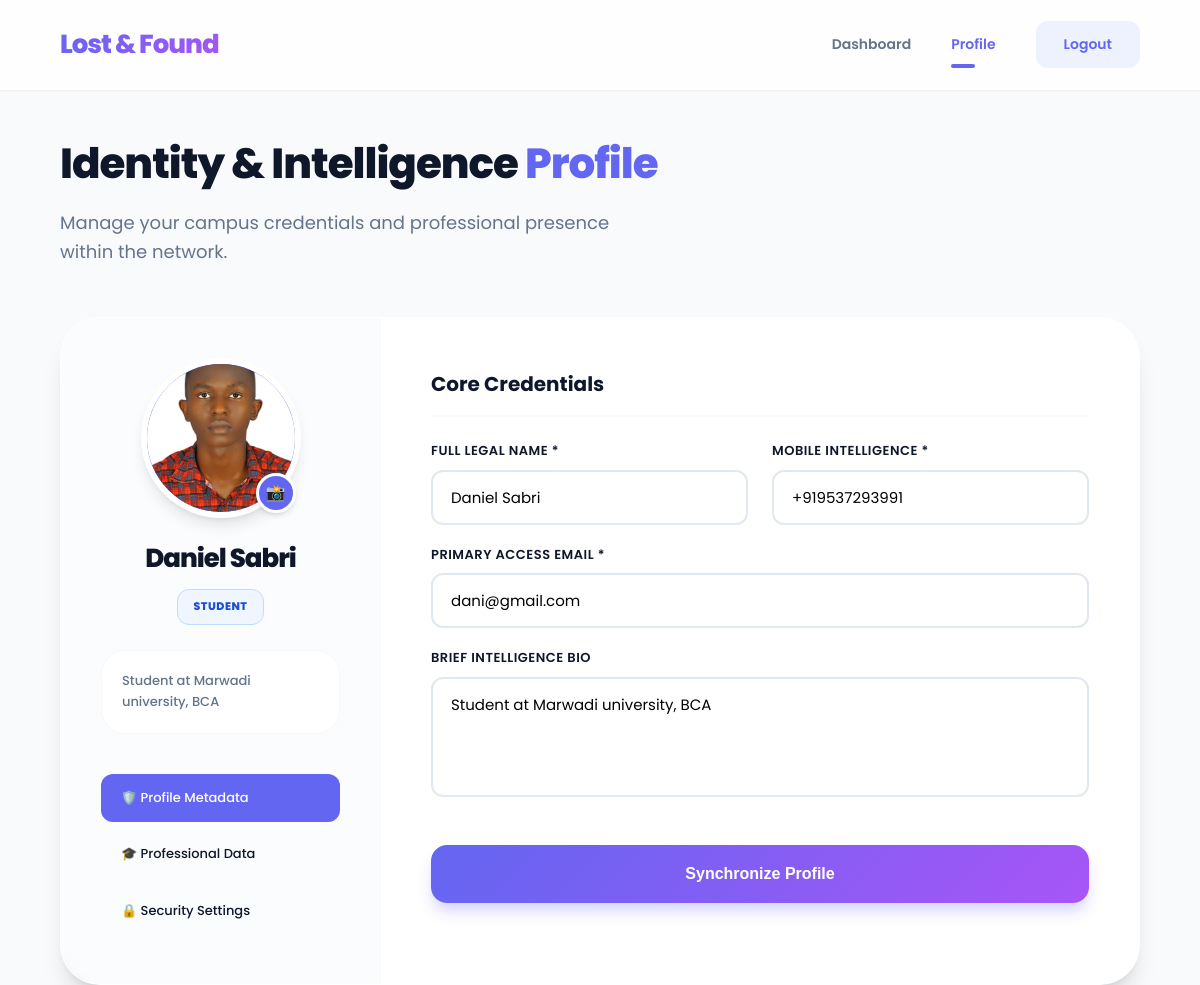
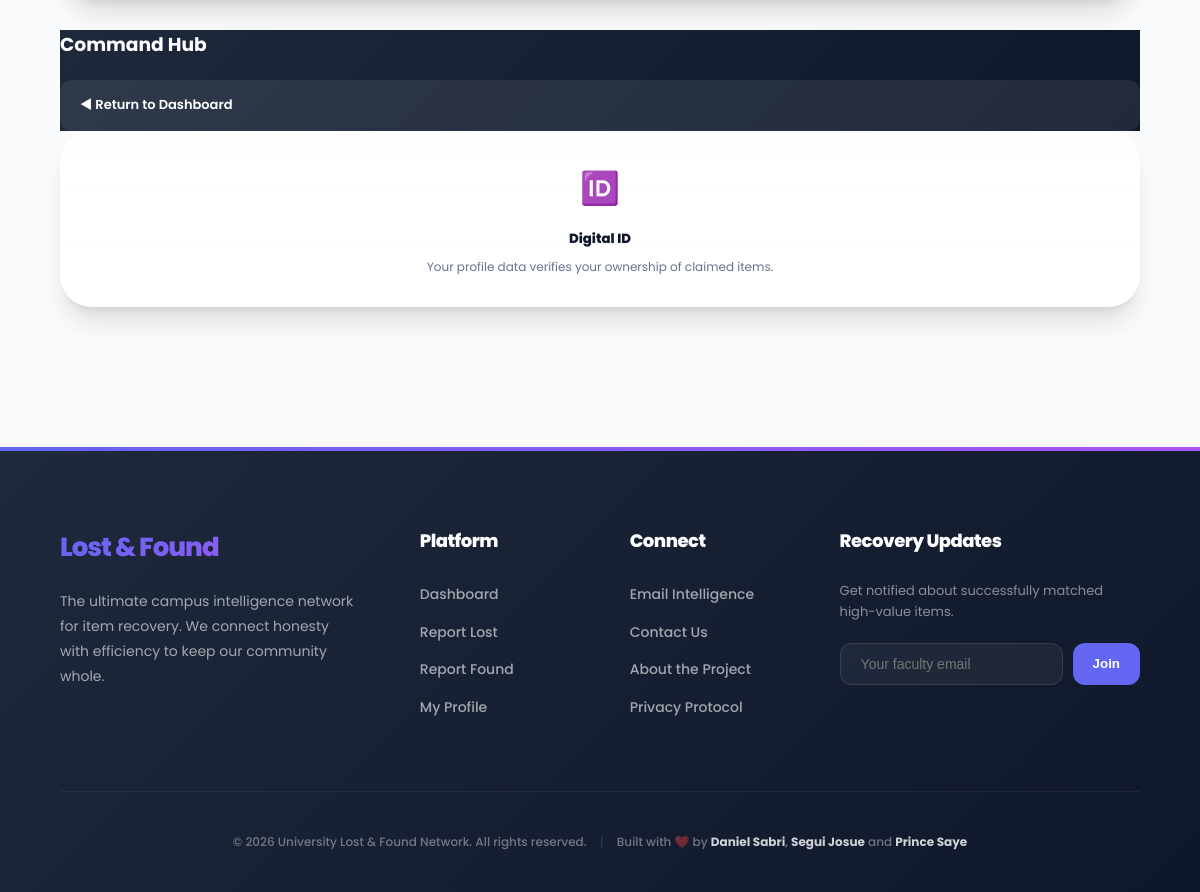
/user/profile.php (signed in), run on the app's committed database (2 pictures, top to bottom).
### tables this page shows
CREATE TABLE `users` (
  `id` int(11) NOT NULL,
  `name` varchar(100) NOT NULL,
  `email` varchar(150) NOT NULL,
  `password` varchar(255) NOT NULL,
  `role` enum('student','staff','admin') NOT NULL DEFAULT 'student',
  `status` enum('active','suspended') DEFAULT 'active',
  `created_at` timestamp NOT NULL DEFAULT current_timestamp(),
  `profile_pic` varchar(255) DEFAULT NULL,
  `phone` varchar(20) DEFAULT NULL,
  `bio` text DEFAULT NULL,
  `department` varchar(100) DEFAULT NULL,
  `social_links` text DEFAULT NULL
);

### user/profile.php (the view, shortened to what this page needs)
<?php
require_once __DIR__ . '/../includes/init.php';
$user_id = $_SESSION['user_id'];
$stmt = $pdo->prepare("SELECT * FROM users WHERE id = ?");
$stmt->execute([$user_id]);
$user = $stmt->fetch();
?>
<!DOCTYPE html>
<html lang="en">
<head>
<link href="<?= BASE_URL ?>/assets/css/theme.css" rel="stylesheet">
</head>
<body>
<nav class="top-nav">
    <div class="nav-brand">
        <span style="color: var(--color-primary);">Lost & Found</span>
    </div>
    <div class="nav-links">
        <a href="<?= BASE_URL ?>/<?= $_SESSION['user_role'] === 'admin' ? 'admin/dashboard.php' : 'user/dashboard.php' ?>">Dashboard</a>
        <a href="<?= BASE_URL ?>/user/profile.php" class="active">Profile</a>
        <a href="<?= BASE_URL ?>/auth/logout.php" class="btn-logout">Logout</a>
    </div>
</nav>
<div class="container">
    <div class="page-intro">
        <h1>Identity & Intelligence <span style="color: var(--color-primary);">Profile</span></h1>
        <p>Manage your campus credentials and professional presence within the network.</p>
    </div>
    <div class="dashboard-layout">
        <main>
            <div class="profile-card" style="box-shadow: var(--shadow-xl); border-radius: var(--radius-3xl); overflow: hidden; border: 1px solid rgba(255,255,255,0.7); min-height: auto;">
                <div class="profile-sidebar" style="background: rgba(248, 250, 252, 0.5); backdrop-filter: blur(5px);">
                    <div class="avatar-wrapper">
                        <?php if ($user['profile_pic']): ?>
                            <img id="avatar-img" src="<?= BASE_URL ?>/uploads/profiles/<?= $user['profile_pic'] ?>" class="avatar-preview" style="border: 6px solid #fff; box-shadow: var(--shadow-lg);">
                        <?php else: ?>
                            <div class="avatar-preview" style="background: var(--grad-primary); border: 6px solid #fff; box-shadow: var(--shadow-lg);"><?= strtoupper(substr($user['name'],0,1)) ?></div>
                        <?php endif; ?>
                        <form id="pic-form" method="POST" enctype="multipart/form-data">
                            <label class="upload-btn" style="background: var(--color-primary); box-shadow: var(--shadow-md);">
                                📸
                            </label>
                        </form>
                    </div>
                    <h2 style="font-size: 26px; font-weight: 800; letter-spacing: -1px; color: var(--color-text-main);"><?= htmlspecialchars($user['name']) ?></h2>
                    <div class="badge status-matched" style="margin-top: 10px; font-weight: 800;"><?= strtoupper($user['role']) ?></div>
                    <div style="margin-top: 25px; background: #fff; padding: 20px; border-radius: var(--radius-xl); border: 1px solid rgba(0,0,0,0.03); text-align: left;">
                        <p style="color: var(--color-text-muted); font-size: 13px; line-height: 1.6; font-weight: 500;">
                            <?= !empty($user['bio']) ? htmlspecialchars($user['bio']) : 'No bio added yet. Tell the campus about your role and expertise.' ?>
                        </p>
                    </div>
                    <div class="profile-nav">
                        <div class="profile-nav-item active" onclick="showSection('personal')" style="font-size: 13px;">🛡️ Profile Metadata</div>
                        <div class="profile-nav-item" onclick="showSection('professional')" style="font-size: 13px;">🎓 Professional Data</div>
                        <div class="profile-nav-item" onclick="showSection('security')" style="font-size: 13px;">🔒 Security Settings</div>
                    </div>
                </div>
                <div class="profile-main" style="background: #fff;">
                    <form method="POST" id="section-personal" class="profile-section">
                        <div class="form-section">
                            <h3>Core Credentials</h3>
                            <div class="grid-2">
                                <div class="form-group">
                                    <label>Full Legal Name *</label>
                                    <input type="text" name="name" class="form-control" value="<?= htmlspecialchars($user['name']) ?>" required>
                                </div>
                                <div class="form-group">
                                    <label>Mobile Intelligence *</label>
                                    <input type="text" name="phone" class="form-control" value="<?= htmlspecialchars($user['phone']) ?>" placeholder="+1 234 567 890">
                                </div>
                            </div>
                            <div class="form-group">
                                <label>Primary Access Email *</label>
                                <input type="email" name="email" class="form-control" value="<?= htmlspecialchars($user['email']) ?>" required>
                            </div>
                            <div class="form-group">
                                <label>Brief Intelligence Bio</label>
                                <textarea name="bio" class="form-control" placeholder="Write a short bio..."><?= htmlspecialchars($user['bio'] ?? '') ?></textarea>
                            </div>
                        </div>
                        <button type="submit" class="btn-primary" style="width: 100%; padding: 20px;">Synchronize Profile</button>
                    </form>
                </div>
            </div>
        </main>
        <aside>
            <div class="sidebar-block" style="background: var(--grad-dark); border: none; color: #fff;">
                <h3 style="color: #fff; margin-bottom: 20px;">Command Hub</h3>
                <div style="display: flex; flex-direction: column; gap: 12px;">
                    <a href="dashboard.php" style="background: rgba(255,255,255,0.08); padding: 15px 20px; border-radius: 12px; text-decoration: none; color: #fff; display: flex; align-items: center; justify-content: space-between;">
                        <span style="font-weight: 600; font-size: 13px;">◄ Return to Dashboard</span>
                    </a>
                </div>
            </div>
            <div class="glass-card" style="padding: 30px; text-align: center;">
                <span style="font-size: 32px;">🆔</span>
                <h5 style="margin-top: 15px; font-weight: 800;">Digital ID</h5>
                <p style="font-size: 12px; color: var(--color-text-muted); margin-top: 8px;">Your profile data verifies your ownership of claimed items.</p>
            </div>
        </aside>
    </div>
</div>
<?php require_once __DIR__ . '/../includes/footer.php'; ?>
</body>
</html>

### assets/css/theme.css (style rules this page uses)
:root { --color-primary: #6366f1; --color-primary-dark: #4f46e5; --color-primary-light: #eef2ff; --color-secondary: #f43f5e; --color-success: #10b981; --color-warning: #f59e0b; --color-danger: #ef4444; --color-bg: #f8fafc; --color-white: #ffffff; --color-text-main: #0f172a; --color-text-muted: #64748b; --color-text-light: #94a3b8; --status-pending-bg: #fffbeb; --status-pending-text: #b45309; --status-matched-bg: #eff6ff; --status-matched-text: #1d4ed8; --status-returned-bg: #f0fdf4; --status-returned-text: #15803d; --status-closed-bg: #fef2f2; --status-closed-text: #b91c1c; --grad-primary: linear-gradient(135deg, #6366f1 0%, #a855f7 100%); --grad-surface: linear-gradient(180deg, rgba(255, 255, 255, 0.9) 0%, rgba(255, 255, 255, 1) 100%); --grad-dark: linear-gradient(135deg, #1e293b 0%, #0f172a 100%); --shadow-sm: 0 1px 2px 0 rgb(0 0 0 / 0.05); --shadow-md: 0 4px 6px -1px rgb(0 0 0 / 0.1), 0 2px 4px -2px rgb(0 0 0 / 0.1); --shadow-lg: 0 10px 15px -3px rgb(0 0 0 / 0.1), 0 4px 6px -4px rgb(0 0 0 / 0.1); --shadow-xl: 0 20px 25px -5px rgb(0 0 0 / 0.1), 0 8px 10px -6px rgb(0 0 0 / 0.1); --shadow-primary: 0 10px 15px -3px rgba(99, 102, 241, 0.3); --radius-full: 9999px; --radius-3xl: 40px; --radius-2xl: 32px; --radius-xl: 24px; --radius-lg: 16px; --radius-md: 12px; }
* { box-sizing: border-box; margin: 0; padding: 0; }
body { background-color: var(--color-bg); color: var(--color-text-main); font-family: 'Poppins', system-ui, -apple-system, sans-serif; line-height: 1.6; overflow-x: hidden; -webkit-font-smoothing: antialiased; }
a { transition: all 0.2s ease; text-decoration: none; }
.top-nav { background: rgba(255, 255, 255, 0.8); backdrop-filter: blur(12px); -webkit-backdrop-filter: blur(12px); height: 90px; display: flex; align-items: center; justify-content: space-between; padding: 0 60px; position: sticky; top: 0; z-index: 1000; border-bottom: 1px solid rgba(255, 255, 255, 0.3); box-shadow: var(--shadow-sm); }
.nav-brand { font-size: 26px; font-weight: 800; background: var(--grad-primary); -webkit-background-clip: text; -webkit-text-fill-color: transparent; background-clip: text; letter-spacing: -1px; }
.nav-links { display: flex; gap: 40px; align-items: center; }
.nav-links a { color: var(--color-text-muted); font-weight: 600; font-size: 14px; padding: 8px 0; transition: 0.3s; position: relative; }
.nav-links a:hover, .nav-links a.active { color: var(--color-primary); }
.nav-links a.active::after { content: ''; position: absolute; bottom: -4px; left: 0; width: 24px; height: 4px; background: var(--color-primary); border-radius: var(--radius-full); }
.btn-logout { padding: 12px 28px !important; background: var(--color-primary-light); color: var(--color-primary) !important; border-radius: var(--radius-md); font-weight: 700; }
.container { max-width: 1400px; margin: 0 auto; padding: 40px 60px; }
.page-intro { margin-bottom: 50px; }
.page-intro h1 { font-size: 42px; font-weight: 800; color: var(--color-text-main); margin-bottom: 12px; letter-spacing: -1px; }
.page-intro p { font-size: 18px; color: var(--color-text-muted); max-width: 600px; }
.glass-card { background: var(--grad-surface); border: 1px solid rgba(255, 255, 255, 0.7); border-radius: var(--radius-2xl); box-shadow: var(--shadow-xl); padding: 50px; }
.badge { padding: 8px 16px; border-radius: var(--radius-md); font-size: 11px; font-weight: 800; text-transform: uppercase; letter-spacing: 0.5px; display: inline-flex; align-items: center; gap: 6px; }
.status-matched { background: var(--status-matched-bg); color: var(--status-matched-text); border: 1px solid #bfdbfe; }
.btn-primary { background: var(--grad-primary); color: #fff; border: none; padding: 18px 40px; border-radius: var(--radius-lg); font-weight: 700; font-size: 16px; cursor: pointer; transition: 0.3s cubic-bezier(0.175, 0.885, 0.32, 1.275); box-shadow: var(--shadow-primary); }
.form-input, .form-control { width: 100%; padding: 18px 24px; border: 2px solid #e2e8f0; border-radius: var(--radius-lg); font-family: inherit; font-size: 16px; transition: 0.3s; background: #fdfdff; }

### data on the page
users: profile_pic (picture), name "Daniel Sabri", role "STUDENT", bio "Student at Marwadi university, BCA", phone "+919537293991", email "dani@gmail.com"
